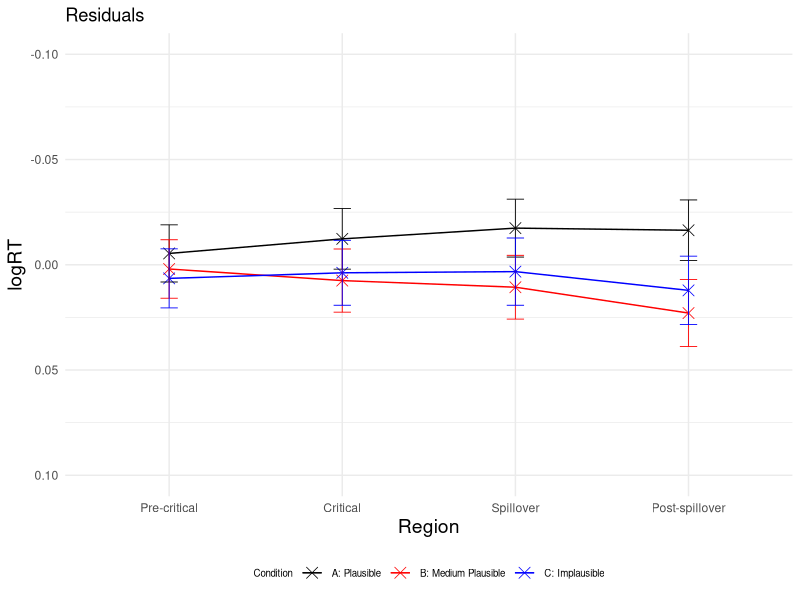
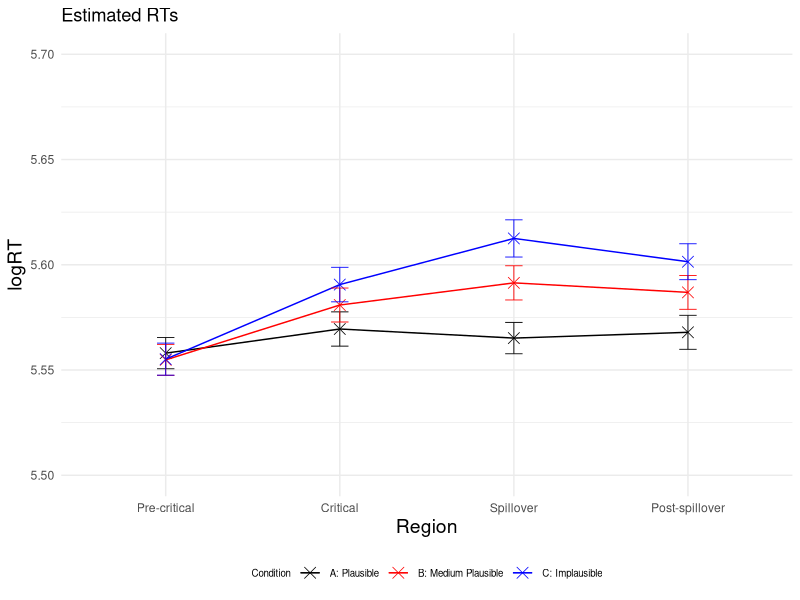
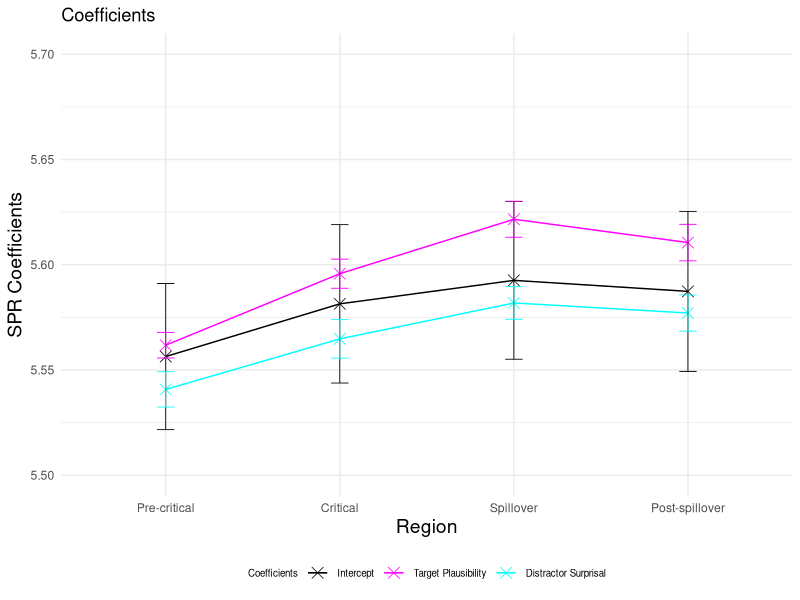
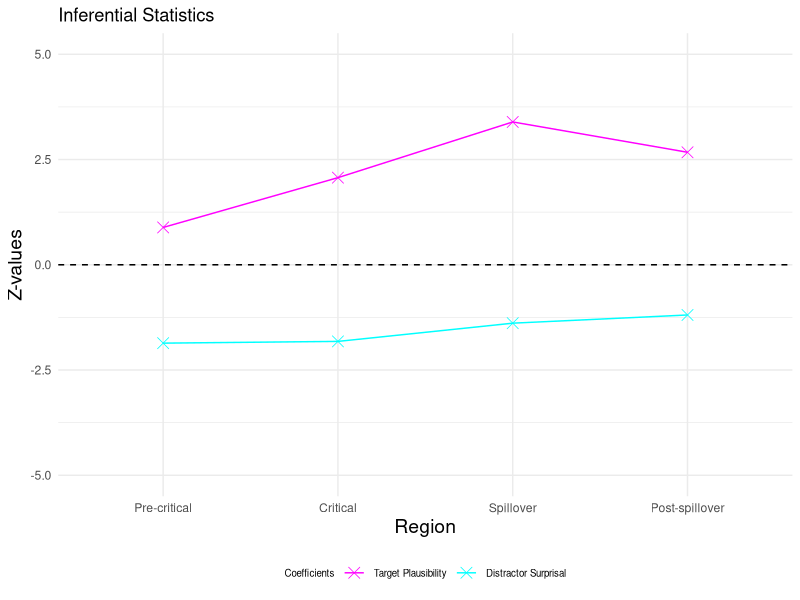
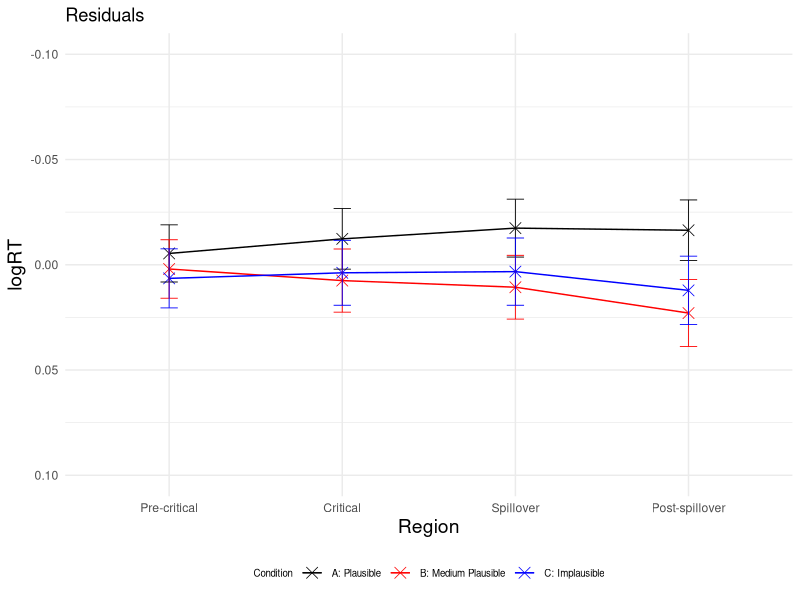
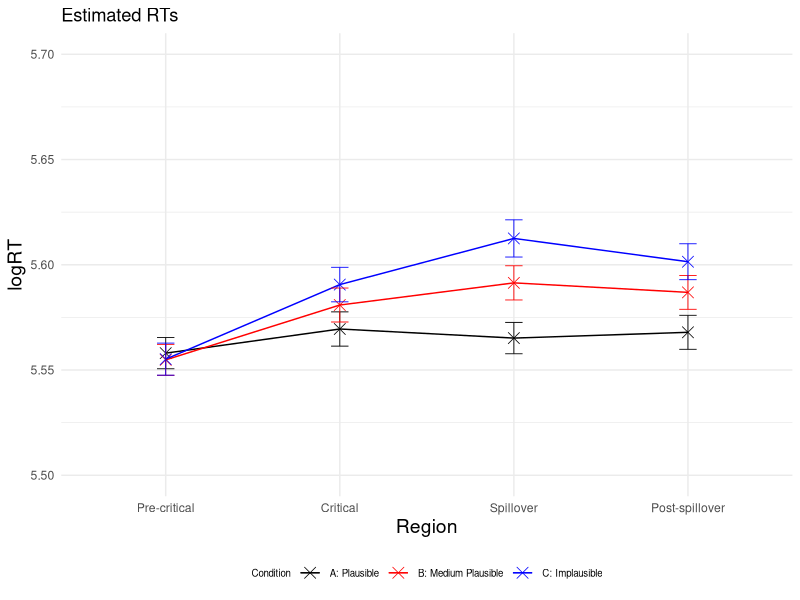
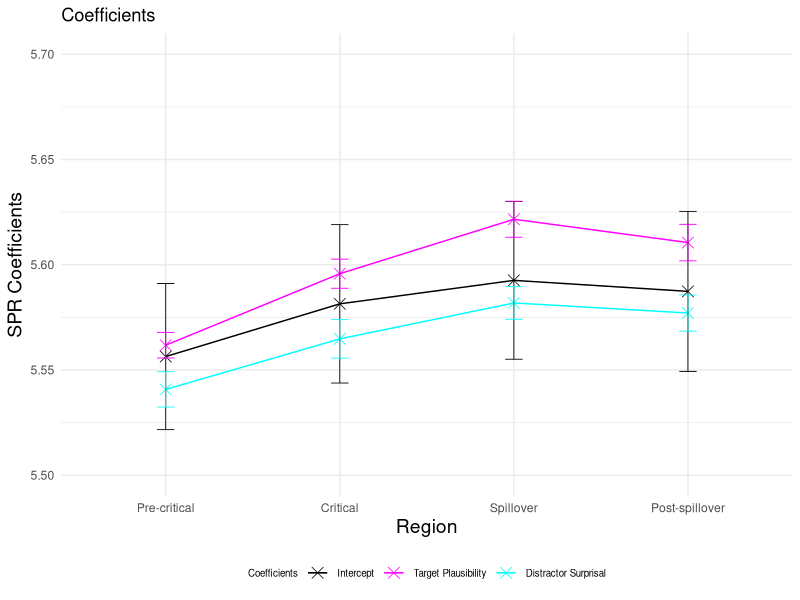
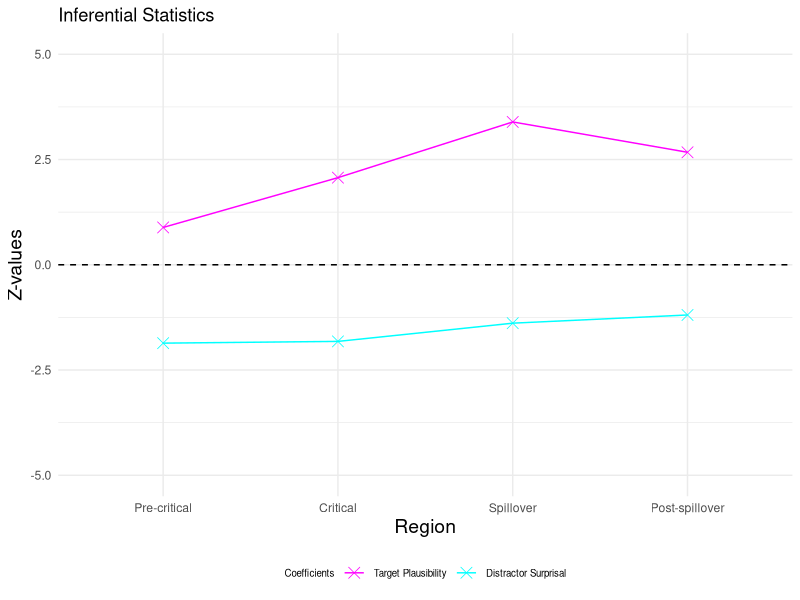

The R script that drew these images, in order:
### LMER ###
# load lme4 package
library(lme4)
library(lmerTest)
library(dplyr)
library(ggplot2)

setwd("~/Downloads/Master_Thesis/3_SPR_Study/Filtered_plausibility_ratings/SPR_Study/Results_SPR_Plaus_single/")
GP6 <- read.csv("GP6_filtered.csv")

residuals <- data.frame(
  Region = character(0),
  Condition = character(0),
  Residual = numeric(0),
  SE_Residual = numeric(0)
)

logRT_estimated <- data.frame(
  Region = character(0),
  Condition = character(0),
  Estimated_logRT = numeric(0),
  SE_Estimated = numeric(0)
)

p_values <- data.frame(
  Region = character(0),
  p_value_plausibility_target = numeric(0),
  p_value_surprisal_distractor = numeric(0)
)

SPR_coefficients <- data.frame(
  Region = character(0),
  Estimate = character(0),
  Estimate_value = numeric(0),
  Estimate_error = numeric(0),
  Z_value = numeric(0)
)


regions <- c("Pre-critical", "Critical", "Spillover", "Post-spillover") 
conditions <- c("A", "B", "C") 

for (region in regions) 
{
  # Precritical region
  region_subset <- subset(GP6, Region == region)

  # standardise predictors
  region_subset$scaled_Plaus_per_region <- scale(region_subset$SPR_Plaus_Rating)
  region_subset$scaled_Surprisaldist_per_region <- scale(region_subset$Surprisal_distractor)
  # invert predictor plausibility
  region_subset$inverted_scaled_Plaus_per_region <- (region_subset$scaled_Plaus_per_region) * (-1)
  #log transform reading times
  region_subset$logRT_per_region <- log(region_subset$ReadingTime)
  
  
  # define and run the linear mixed-effects regression model for the precritical region 
  model_per_region <- lmerTest::lmer(logRT_per_region ~ inverted_scaled_Plaus_per_region + scaled_Surprisaldist_per_region + 
                              (1 + inverted_scaled_Plaus_per_region + scaled_Surprisaldist_per_region | Subject) + 
                              (1 + inverted_scaled_Plaus_per_region + scaled_Surprisaldist_per_region | Item), data = region_subset)
  
  # print the summary of the model
  summary_per_region <- summary(model_per_region)
  print(summary_per_region)
  
  # calculate p-values
  p_values_per_region <- summary_per_region$coefficients[, "Pr(>|t|)"]
  new_row_p_value <- data.frame(Region = region, 
                                p_value_plausibility_target = p_values_per_region[2], 
                                p_value_surprisal_distractor = p_values_per_region[3])
  p_values <- rbind(p_values, new_row_p_value)
  
  # extract intercept and coefficients added to intercept
  coefficients_per_region <- summary_per_region$coefficients
  intercept <- coefficients_per_region["(Intercept)", 1]
  plaus_target_coeff <- coefficients_per_region["(Intercept)", 1] + coefficients_per_region["inverted_scaled_Plaus_per_region", 1]
  surprisal_distractor_coeff <- coefficients_per_region["(Intercept)", 1] + coefficients_per_region["scaled_Surprisaldist_per_region", 1]
  
  # add error bars for coefficients and intercept
  new_row_coefficient <- data.frame(Region = region, 
                                    Estimate = "Intercept", 
                                    Estimate_value = intercept, 
                                    Estimate_error = coefficients_per_region["(Intercept)", 2],
                                    Z_value = 0)
  SPR_coefficients <- rbind(SPR_coefficients, new_row_coefficient)
  
  new_row_coefficient <- data.frame(Region = region,
                                    Estimate = "Plausability",
                                    Estimate_value = plaus_target_coeff,
                                    Estimate_error = coefficients_per_region["inverted_scaled_Plaus_per_region", 2],
                                    Z_value = coefficients_per_region["inverted_scaled_Plaus_per_region", 1] / coefficients_per_region["inverted_scaled_Plaus_per_region", 2])
  SPR_coefficients <- rbind(SPR_coefficients, new_row_coefficient)
  
  new_row_coefficient <- data.frame(Region = region,
                                    Estimate = "Surprisal", 
                                    Estimate_value = surprisal_distractor_coeff, 
                                    Estimate_error = coefficients_per_region["scaled_Surprisaldist_per_region", 2],
                                    Z_value = coefficients_per_region["scaled_Surprisaldist_per_region", 1] / coefficients_per_region["scaled_Surprisaldist_per_region", 2])
  SPR_coefficients <- rbind(SPR_coefficients, new_row_coefficient)
  
  
  for (condition in conditions)
  {
    #####predict condition A, precritical#####
    region_per_condition <- subset(region_subset, Condition == condition)
    region_per_condition$region_per_condition_Predicted <- predict(model_per_region, newdata = region_per_condition,  type = "response")
    
    #if (condition == "C") 
    #{
      #filtered_values_rating_1 <- region_per_condition$region_per_condition_Predicted[(region_per_condition$Condition == "C" & region_per_condition$SPR_Plaus_Rating == 1)]
      #filtered_values_rating_2 <- region_per_condition$region_per_condition_Predicted[(region_per_condition$Condition == "C" & region_per_condition$SPR_Plaus_Rating == 2)]
      #filtered_values_rating_3 <- region_per_condition$region_per_condition_Predicted[(region_per_condition$Condition == "C" & region_per_condition$SPR_Plaus_Rating == 3)]
      
      
      #mean_rating_1 <- mean(as.numeric(filtered_values_rating_1),na.rm=TRUE)
      #mean_rating_2 <- mean(as.numeric(filtered_values_rating_2),na.rm=TRUE)
      #mean_rating_3 <- mean(as.numeric(filtered_values_rating_3),na.rm=TRUE)
      
      #print(mean_rating_1)
    #}

    # calculate residuals
    Residual_region_per_condition <- mean(region_per_condition$logRT_per_region, na.rm = TRUE) - mean(region_per_condition$region_per_condition_Predicted, na.rm = TRUE)
    Residual_region_per_condition
    # observed RT for condition A precritical
    region_per_condition_logRT_observed <- mean(region_per_condition$logRT_per_region)

    # estimated RT for condition A precritical
    region_per_condition_logRT_estimated <- mean(region_per_condition$region_per_condition_Predicted, na.rm = TRUE)
    region_per_condition_logRT_estimated
    
    # calculate standard error for residuals
    SE_residuals_region_per_condition <- sqrt(sd(region_per_condition$logRT, na.rm = TRUE)^2/length(region_per_condition$logRT) + sd(region_per_condition$region_per_condition_Predicted, na.rm = TRUE)^2/length(region_per_condition$region_per_condition_Predicted))
    
    new_row_residuals <- data.frame(Region = region, Condition = condition, Residual = Residual_region_per_condition, SE_Residual = SE_residuals_region_per_condition)
    residuals <- rbind(residuals, new_row_residuals)
    
    # calculate standard error for logRT estimated
    ##
    SE_estimated_region_per_condition <- sd(region_per_condition$region_per_condition_Predicted, na.rm = TRUE) / sqrt(length(region_per_condition$region_per_condition_Predicted)) 
    
    new_row_logRT_estimated <- data.frame(Region = region, Condition = condition, Estimated_logRT = region_per_condition_logRT_estimated, SE_Estimated = SE_estimated_region_per_condition)
    logRT_estimated <- rbind(logRT_estimated, new_row_logRT_estimated)
  }
}



# plot residuals
# Create a line plot 
p <- ggplot(residuals, aes(x = factor(Region, levels = c("Pre-critical", "Critical", "Spillover", "Post-spillover")), 
                           y = Residual, color = Condition, group = Condition)) + geom_point(shape = 4, size = 3.5, stroke = 0.4) + geom_line(linewidth=0.5) + ylim (0.10, -0.10)
p <- p + theme_minimal() + geom_errorbar(aes(ymin=Residual-SE_Residual, ymax=Residual+SE_Residual), width=.1, size=0.3) 
p <- p + scale_color_manual(name="Condition", labels=c("A: Plausible", "B: Medium Plausible", "C: Implausible"), values=c("#000000", "#FF0000", "#0000FF"))
p <- p + labs(x="Region", y="logRT", title = "Residuals") 
p <- p + theme(legend.position="bottom", legend.text=element_text(size=7), legend.title=element_text(size=7), axis.title.x = element_text(size = 14), axis.title.y = element_text(size = 14)) 
p 
ggsave("Residuals_Plot.pdf", p, width=4, height=4)


# plot estimated logRTs
# Create a line plot 
p <- ggplot(logRT_estimated, aes(x = factor(Region, levels = c("Pre-critical", "Critical", "Spillover", "Post-spillover")), 
                                 y = Estimated_logRT, color = Condition, group = Condition)) + geom_point(shape = 4, size = 3.5, stroke = 0.4) + geom_line(linewidth=0.5) + ylim (5.5, 5.7)
p <- p + theme_minimal() + geom_errorbar(aes(ymin=Estimated_logRT-SE_Estimated, ymax=Estimated_logRT+SE_Estimated), width=.1, size=0.3) 
p <- p + scale_color_manual(name="Condition", labels=c("A: Plausible", "B: Medium Plausible", "C: Implausible"), values=c("#000000", "#FF0000", "#0000FF"))
p <- p + labs(x="Region", y="logRT", title = "Estimated RTs") 
p <- p + theme(legend.position="bottom", legend.text=element_text(size=7), legend.title=element_text(size=7), axis.title.x = element_text(size = 14), axis.title.y = element_text(size = 14)) 
p 
ggsave("Estimated_RTs_Plot.pdf", p, width=4, height=4)


# plot intercept and coefficients added to intercept
p <- ggplot(SPR_coefficients, aes(x = factor(Region, levels = c("Pre-critical", "Critical", "Spillover", "Post-spillover")), 
                                 y = Estimate_value, color = Estimate, group = Estimate)) + geom_point(shape = 4, size = 3.5, stroke = 0.4) + geom_line(linewidth=0.5) + ylim (5.5, 5.7)
p <- p + theme_minimal() + geom_errorbar(aes(ymin=Estimate_value-Estimate_error, ymax=Estimate_value+Estimate_error), width=.1, size=0.3) 
p <- p + scale_color_manual(name="Coefficients", labels=c("Intercept", "Target Plausibility", "Distractor Surprisal"), values=c("#000000", "#FF00FF", "#00FFFF"))
p <- p + labs(x="Region", y="SPR Coefficients", title = "Coefficients") 
p <- p + theme(legend.position="bottom", legend.text=element_text(size=7), legend.title=element_text(size=7), axis.title.x = element_text(size = 14), axis.title.y = element_text(size = 14)) 
p 
ggsave("Intercept_Coefficients_Plot.pdf", p, width=4, height=4)


# plot effect sizes (z-vaues)
Effect_sizes <- subset(SPR_coefficients, Estimate != 'Intercept')

p <- ggplot(Effect_sizes, aes(x = factor(Region, levels = c("Pre-critical", "Critical", "Spillover", "Post-spillover")), 
                                  y = Z_value, color = Estimate, group = Estimate)) + geom_point(shape = 4, size = 3.5, stroke = 0.4) + geom_line(linewidth=0.5) + ylim (-5, 5)
p <- p + geom_hline(yintercept=0, linetype=2)
p <- p + theme_minimal()
p <- p + scale_color_manual(name="Coefficients", labels=c( "Target Plausibility", "Distractor Surprisal"), values=c("#FF00FF", "#00FFFF"))
p <- p + labs(x="Region", y="Z-values", title = "Inferential Statistics") 
p <- p + theme(legend.position="bottom", legend.text=element_text(size=7), legend.title=element_text(size=7), axis.title.x = element_text(size = 14), axis.title.y = element_text(size = 14)) 
p 
ggsave("Z_values_Plot.pdf", p, width=4, height=4)
